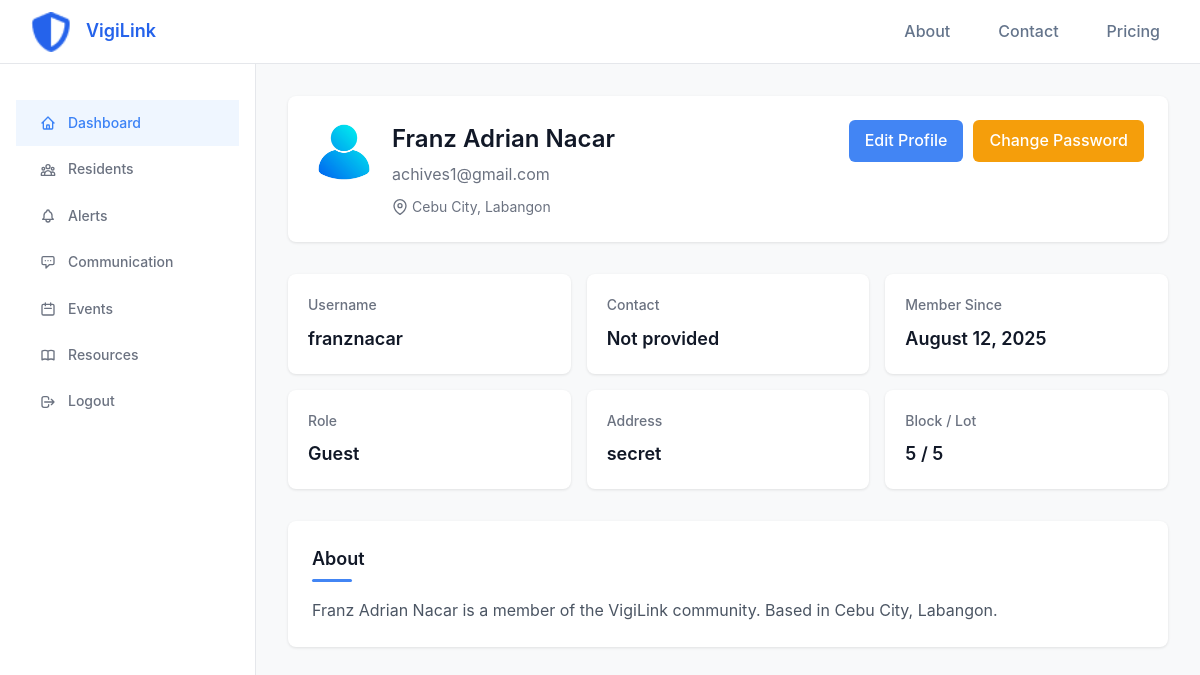
Before: /user/profile/ (signed in) with the older database file.
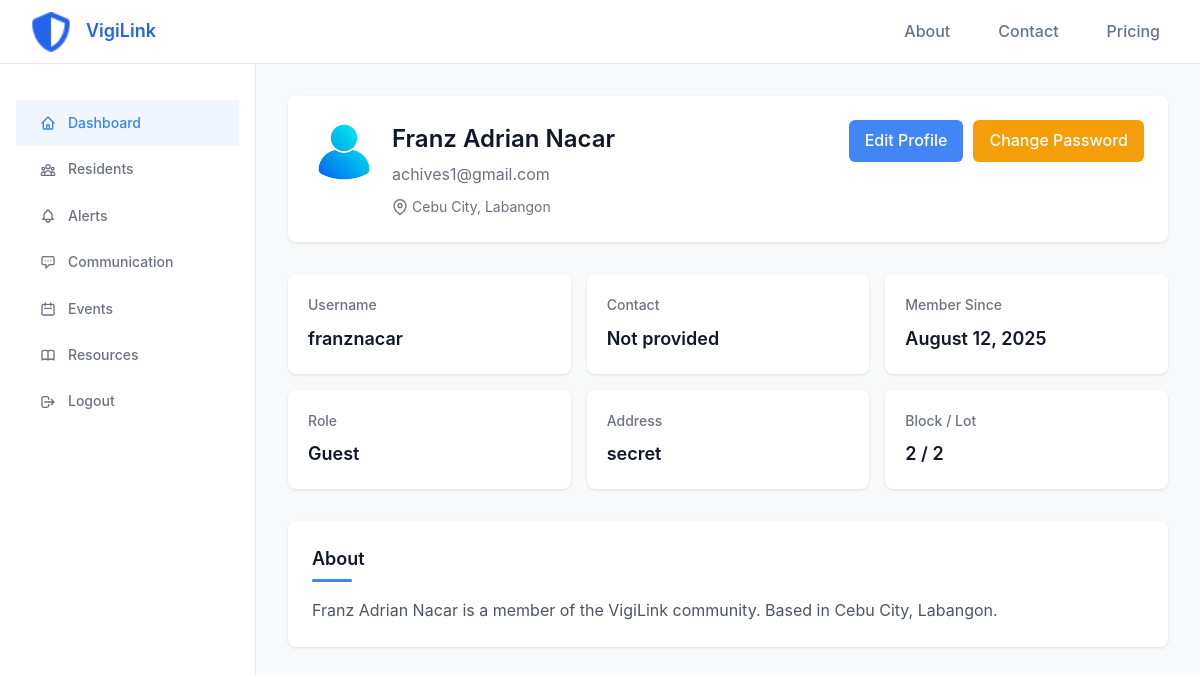
After: the same page with the newer database file.
### accounts/models.py (models this page shows, shortened)
class User(AbstractUser):
    first_name = None
    last_name = None
    ROLE_CHOICES = (
        ('guest', 'Guest'),
        ('resident', 'Resident'),
        ('communityowner', 'Community Owner'),
        ('security', 'Security'),
        ('admin', 'Admin'),
    )
    full_name = models.CharField(max_length=300, blank=True)
    city = models.ForeignKey(City, on_delete=models.SET_NULL, null=True, blank=True)
    district = models.ForeignKey(District, on_delete=models.SET_NULL, null=True, blank=True)
    contact = models.CharField(max_length=50, blank=True)
    is_verified = models.BooleanField(default=False)
    verification_code = models.CharField(max_length=6, blank=True, null=True)
    verification_code_created = models.DateTimeField(null=True, blank=True)
    profile_picture = models.ImageField(upload_to='profile_pictures/', default='accounts/static/accounts/images/profile.png')
    role = models.CharField(max_length=20, choices=ROLE_CHOICES, default='guest')
    address = models.TextField(blank=True)
    block = models.CharField(max_length=50, blank=True)
    lot = models.CharField(max_length=50, blank=True)
    about = models.TextField(blank=True, help_text='A short bio or description about yourself')
    objects = CustomUserManager()
    USERNAME_FIELD = 'username'
    REQUIRED_FIELDS = ['email', 'full_name']
    class Meta:
        verbose_name = _('user')
        verbose_name_plural = _('users')
    def __str__(self):
        return self.username

class City(models.Model):
    name = models.CharField(max_length=100)
    class Meta:
        verbose_name = _('city')
        verbose_name_plural = _('cities')

class District(models.Model):
    name = models.CharField(max_length=100)
    city = models.ForeignKey(City, on_delete=models.CASCADE, related_name='districts')
    class Meta:
        verbose_name = _('district')
        verbose_name_plural = _('districts')

### user_panel/views.py (the view)
# urls.py: path('profile/', views.view_profile, name='view_profile'),
@login_required
def view_profile(request, user_id=None):
    try:
        if user_id:
            profile_user = get_object_or_404(User, id=user_id)
        else:
            profile_user = request.user
        is_own_profile = profile_user.id == request.user.id
        context = {
            'user': profile_user,
            'is_own_profile': is_own_profile
        }
        return render(request, 'dashboard/view_profile.html', context)
    except Exception as e:
        logger.error(f"Error rendering profile view: {str(e)}")
        return HttpResponse(f"Error loading profile: {str(e)}")

### user_panel/templates/dashboard/view_profile.html (shortened to what this page needs)
{% extends 'dashboard/base.html' %}
{% load static %}
{% block extra_css %}
<link rel="stylesheet" href="{% static 'dashboard/css/view_profile.css' %}">
{% endblock %}
{% block content %}
            <div class="profile-header">
                <div class="profile-info">
                    {% if user.profile_picture %}
                        <div class="profile-avatar">
                            <img src="{{ user.profile_picture.url }}" alt="{{ user.full_name }}" class="avatar-img" onerror="this.src='/static/accounts/images/profile.png'">
                        </div>
                    {% else %}
                        <div class="profile-avatar">
                            {{ user.username|slice:":2"|upper }}
                        </div>
                    {% endif %}
                    <div class="profile-details">
                        <h1>{{ user.full_name }}</h1>
                        <p class="profile-email">{{ user.email }}</p>
                        <div class="profile-location">
                            <svg width="16" height="16" viewBox="0 0 24 24" fill="none" stroke="currentColor" stroke-width="2">
                                <path d="M21 10c0 7-9 13-9 13s-9-6-9-13a9 9 0 0 1 18 0z"></path>
                                <circle cx="12" cy="10" r="3"></circle>
                            </svg>
                            {% if user.city %}{{ user.city.name }}{% if user.district %}, {{ user.district.name }}{% endif %}{% else %}Location not set{% endif %}
                        </div>
                    </div>
                </div>
                {% if is_own_profile %}
                <div class="edit-btn-container">
                    <a href="{% url 'user_panel:edit_profile' %}" class="edit-btn">Edit Profile</a>
                    <a href="{% url 'user_panel:change_password' %}" class="edit-btn" style="background-color: #f59e0b; margin-left: 10px;">Change Password</a>
                </div>
                {% endif %}
            </div>
            <div class="stats-grid">
                <div class="stat-item">
                    <h3>Username</h3>
                    <p>{{ user.username }}</p>
                </div>
                <div class="stat-item">
                    <h3>Contact</h3>
                    <p>{{ user.contact|default:"Not provided" }}</p>
                </div>
                <div class="stat-item">
                    <h3>Member Since</h3>
                    <p>{{ user.date_joined|date:"F j, Y" }}</p>
                </div>
                <div class="stat-item">
                    <h3>Role</h3>
                    <p>{{ user.get_role_display|default:"Resident" }}</p>
                </div>
                <div class="stat-item">
                    <h3>Address</h3>
                    <p>{{ user.address|default:"Not provided" }}</p>
                </div>
                <div class="stat-item">
                    <h3>Block / Lot</h3>
                    <p>{% if user.block or user.lot %}{{ user.block }} / {{ user.lot }}{% else %}Not provided{% endif %}</p>
                </div>
            </div>
            <section class="about-section">
                <h2 class="section-title">About</h2>
                <p class="about-text">
                    {% if user.about %}
                        {{ user.about }}
                    {% else %}
                        {{ user.full_name }} is a member of the VigiLink community.
                        {% if user.city %}
                        Based in {{ user.city.name }}{% if user.district %}, {{ user.district.name }}{% endif %}.
                        {% endif %}
                    {% endif %}
                </p>
            </section>
{% endblock %}

### user_panel/templates/dashboard/base.html (shortened to what this page needs)
<!DOCTYPE html>
<html lang="en">
<head>
    {% load static %}
    <link rel="stylesheet" href="{% static 'dashboard/css/dashboard_styles.css' %}">
    <link rel="stylesheet" href="{% static 'dashboard/css/post_styles.css' %}">
    <link rel="stylesheet" href="https://cdnjs.cloudflare.com/ajax/libs/font-awesome/6.4.2/css/all.min.css" />
    {% block extra_css %}{% endblock %}
</head>
<body>
    <header class="header">
        <div class="header-left">
            <div class="logo" style="margin-left: 15px;">
                <a href="{% url 'user_panel:dashboard' %}" style="text-decoration: none; color: inherit; display: flex; align-items: center;">
                    <img src="{% static 'accounts/images/vigilink_logo.png' %}" alt="VigiLink Logo" class="logo-img" style="height:40px;">
                    <span class="logo-text" style="vertical-align:middle; margin-left: 15px; color: #2563EB;">VigiLink</span>
                </a>
            </div>
        </div>
        <div class="header-right">
            <nav class="nav-links">
                <a href="{% url 'user_panel:about' %}">About</a>
                <a href="{% url 'user_panel:contact' %}">Contact</a>
                <a href="{% url 'user_panel:pricing' %}">Pricing</a>
            </nav>
        </div>
    </header>
    <div class="sidebar" id="sidebar">
        <nav class="sidebar-nav">
            <a href="{% url 'user_panel:dashboard' %}" class="sidebar-link active">
                <svg class="sidebar-icon" fill="none" stroke="currentColor" viewBox="0 0 24 24">
                    <path stroke-linecap="round" stroke-linejoin="round" stroke-width="2" d="M3 12l2-2m0 0l7-7 7 7M5 10v10a1 1 0 001 1h3m10-11l2 2m-2-2v10a1 1 0 01-1 1h-3m-6 0a1 1 0 001-1v-4a1 1 0 011-1h2a1 1 0 011 1v4a1 1 0 001 1m-6 0h6"/>
                </svg>
                Dashboard
            </a>
            <a href="#" class="sidebar-link">
                Residents
            </a>
            <a href="#" class="sidebar-link">
                Alerts
            </a>
            <a href="#" class="sidebar-link">
                <svg class="sidebar-icon" fill="none" stroke="currentColor" viewBox="0 0 24 24">
                    <path stroke-linecap="round" stroke-linejoin="round" stroke-width="2" d="M8 10h.01M12 10h.01M16 10h.01M9 16H5a2 2 0 01-2-2V6a2 2 0 012-2h14a2 2 0 012 2v8a2 2 0 01-2 2h-5l-5 5v-5z"/>
                </svg>
                Communication
            </a>
            <a href="#" class="sidebar-link">
                <svg class="sidebar-icon" fill="none" stroke="currentColor" viewBox="0 0 24 24">
                    <path stroke-linecap="round" stroke-linejoin="round" stroke-width="2" d="M8 7V3m8 4V3m-9 8h10M5 21h14a2 2 0 002-2V7a2 2 0 00-2-2H5a2 2 0 00-2 2v12a2 2 0 002 2z"/>
                </svg>
                Events
            </a>
            <a href="#" class="sidebar-link">
                Resources
            </a>
            <a href="{% url 'logout' %}" class="sidebar-link">
                <svg class="sidebar-icon" fill="none" stroke="currentColor" viewBox="0 0 24 24">
                    <path stroke-linecap="round" stroke-linejoin="round" stroke-width="2" d="M17 16l4-4m0 0l-4-4m4 4H7m6 4v1a3 3 0 01-3 3H6a3 3 0 01-3-3V7a3 3 0 013-3h4a3 3 0 013 3v1"/>
                </svg>
                Logout
            </a>
        </nav>
    </div>
    <main class="main-content" id="mainContent">
        {% block content %}{% endblock %}
    </main>
</body>
</html>

### user_panel/static/dashboard/css/dashboard_styles.css (style rules this page uses)
* { margin: 0; padding: 0; box-sizing: border-box; }
body { font-family: -apple-system, BlinkMacSystemFont, 'Segoe UI', Roboto, 'Helvetica Neue', Arial, sans-serif; background-color: #fafafa; color: #1f2937; line-height: 1.6; }
.header { position: fixed; top: 0; left: 0; right: 0; height: 64px; background: white; border-bottom: 1px solid #e5e7eb; display: flex; align-items: center; justify-content: space-between; padding: 0 1rem; z-index: 50; }
.header-left { display: flex; align-items: center; gap: 1rem; }
.logo { display: flex; align-items: center; gap: 0.5rem; }
.logo-text { font-size: 1.125rem; font-weight: 600; color: #1f2937; }
.header-right { display: flex; align-items: center; gap: 1.5rem; }
.nav-links { display: flex; gap: 1rem; margin-right: 0.5rem; }
.nav-links a { text-decoration: none; color: #64748b; font-weight: 500; transition: color 0.2s; padding: 0.5rem 1rem; border-radius: 0.375rem; }
.avatar-img { width: 100%; height: 100%; object-fit: cover; }
.sidebar { position: fixed; top: 64px; left: 0; width: 240px; height: calc(100vh - 64px); background: white; border-right: 1px solid #e5e7eb; transition: transform 0.3s ease; z-index: 40; }
.sidebar-nav { list-style: none; margin-top: 20px; }
.sidebar-nav a { display: flex; align-items: center; gap: 0.75rem; padding: 0.75rem 1.5rem; color: #6b7280; text-decoration: none; font-size: 0.875rem; font-weight: 500; transition: all 0.3s; }
.sidebar-nav a.active { background: #eff6ff; color: #3b82f6; }
.sidebar-nav svg { width: 16px; height: 16px; stroke-width: 2; }
.main-content { margin-left: 240px; margin-top: 64px; padding: 1.5rem; min-height: calc(100vh - 64px); transition: margin-left 0.3s ease; }

Changed rows visible on the page:
changed User "Franz Adrian Nacar": block "5" → "2"; lot "5" → "2"
